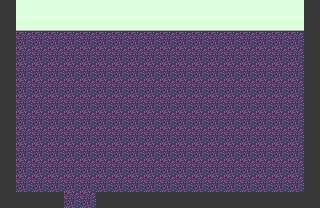

A 2D game scene composited from a Tiled map and its tileset images. What follows is a short description and the map's XML, with every tile layer's data as written:
An orthogonal 20x13 tile map with 16x16 px tiles, 1 tile layer (Background), 3 hidden layers not drawn, 2 tilesets and 1 object.

<map version="1.10" tiledversion="1.11.0" orientation="orthogonal" renderorder="right-down" width="20" height="13" tilewidth="16" tileheight="16" infinite="0" nextlayerid="8" nextobjectid="8">
 <tileset firstgid="1" source="../../Placeholder/tileset/Debug.tsx" />
 <tileset firstgid="11" source="../../Tilesets/Indoor/Office.tsx" />
 <layer id="1" name="GrayBox" width="20" height="13" visible="0">
  <data encoding="csv">
5,5,5,5,5,5,5,5,5,5,5,5,5,5,5,5,5,5,5,5,
5,5,5,5,5,5,5,5,5,5,5,5,5,5,5,5,5,5,5,5,
5,3,3,3,3,3,3,3,3,3,5,5,5,5,5,5,5,5,5,5,
5,5,5,5,5,5,3,3,3,3,3,3,3,3,3,3,3,3,5,5,
5,3,3,3,3,3,3,3,3,3,3,3,3,3,3,3,3,3,5,5,
5,3,3,3,3,3,3,5,5,5,5,3,5,5,5,5,3,3,5,5,
5,3,3,3,3,3,3,3,3,3,3,3,3,3,3,3,3,3,5,5,
5,3,3,3,3,3,3,5,5,5,5,3,5,5,5,5,3,3,5,5,
5,3,3,3,3,3,3,3,3,3,3,3,3,3,3,3,3,3,5,5,
5,3,3,3,3,3,3,5,5,5,5,3,5,5,5,5,3,3,5,5,
5,3,3,3,3,3,3,3,3,3,3,3,3,3,3,3,3,3,5,5,
5,3,3,3,3,3,3,3,3,3,3,3,3,3,3,3,3,3,5,5,
5,5,5,5,3,3,5,5,5,5,5,5,5,5,5,5,5,5,5,5
</data>
 </layer>
 <group id="3" name="Graphics">
  <layer id="4" name="Background" width="20" height="13">
   <properties>
    <property name="unity:SortingLayer" value="Background" />
   </properties>
   <data encoding="csv">
40,93,93,93,93,93,93,93,93,93,93,93,93,93,93,93,93,93,93,40,
40,103,103,103,103,103,103,103,103,103,103,103,103,103,103,103,103,103,103,40,
40,45,45,45,45,45,45,45,45,45,45,45,45,45,45,45,45,45,45,40,
40,45,45,45,45,45,45,45,45,45,45,45,45,45,45,45,45,45,45,40,
40,45,45,45,45,45,45,45,45,45,45,45,45,45,45,45,45,45,45,40,
40,45,45,45,45,45,45,45,45,45,45,45,45,45,45,45,45,45,45,40,
40,45,45,45,45,45,45,45,45,45,45,45,45,45,45,45,45,45,45,40,
40,45,45,45,45,45,45,45,45,45,45,45,45,45,45,45,45,45,45,40,
40,45,45,45,45,45,45,45,45,45,45,45,45,45,45,45,45,45,45,40,
40,45,45,45,45,45,45,45,45,45,45,45,45,45,45,45,45,45,45,40,
40,45,45,45,45,45,45,45,45,45,45,45,45,45,45,45,45,45,45,40,
40,45,45,45,45,45,45,45,45,45,45,45,45,45,45,45,45,45,45,40,
40,40,40,40,45,45,40,40,40,40,40,40,40,40,40,40,40,40,40,40
</data>
  </layer>
  <layer id="6" name="Shelf" width="20" height="13" visible="0">
   <properties>
    <property name="unity:SortingLayer" value="Background" />
   </properties>
   <data encoding="csv">
0,0,0,0,0,0,0,0,0,0,0,0,0,0,0,0,0,0,0,0,
0,0,0,0,0,0,0,0,0,0,0,0,0,0,0,0,0,0,0,0,
0,72,0,0,0,0,0,0,0,0,0,0,0,0,0,0,0,0,0,0,
0,82,82,82,82,83,0,0,0,0,0,0,0,0,0,0,0,0,0,0,
0,0,0,0,0,0,0,0,0,0,0,0,0,0,0,0,0,0,0,0,
0,0,0,0,0,0,0,0,0,0,0,0,0,0,0,0,0,0,0,0,
0,0,0,0,0,0,0,0,0,0,0,0,0,0,0,0,0,0,0,0,
0,0,0,0,0,0,0,0,0,0,0,0,0,0,0,0,0,0,0,0,
0,0,0,0,0,0,0,0,0,0,0,0,0,0,0,0,0,0,0,0,
0,0,0,0,0,0,0,0,0,0,0,0,0,0,0,0,0,0,0,0,
0,0,0,0,0,0,0,0,0,0,0,0,0,0,0,0,0,0,0,0,
0,0,0,0,0,0,0,0,0,0,0,0,0,0,0,0,0,0,0,0,
0,0,0,0,0,0,0,0,0,0,0,0,0,0,0,0,0,0,0,0
</data>
  </layer>
  <layer id="7" name="Desktop" width="20" height="13" visible="0">
   <properties>
    <property name="unity:SortingLayer" value="Foreground" />
   </properties>
   <data encoding="csv">
0,0,0,0,0,0,0,0,0,0,0,0,0,0,0,0,0,0,0,0,
0,0,0,0,0,0,0,0,0,0,0,0,0,0,0,0,0,0,0,0,
0,42,42,42,42,43,0,0,0,0,0,0,0,0,0,0,0,0,0,0,
0,0,0,0,0,0,0,0,0,0,0,0,0,0,0,0,0,0,0,0,
0,0,0,0,0,0,0,0,0,0,0,0,0,0,0,0,0,0,0,0,
0,0,0,0,0,0,0,0,0,0,0,0,0,0,0,0,0,0,0,0,
0,0,0,0,0,0,0,0,0,0,0,0,0,0,0,0,0,0,0,0,
0,0,0,0,0,0,0,0,0,0,0,0,0,0,0,0,0,0,0,0,
0,0,0,0,0,0,0,0,0,0,0,0,0,0,0,0,0,0,0,0,
0,0,0,0,0,0,0,0,0,0,0,0,0,0,0,0,0,0,0,0,
0,0,0,0,0,0,0,0,0,0,0,0,0,0,0,0,0,0,0,0,
0,0,0,0,0,0,0,0,0,0,0,0,0,0,0,0,0,0,0,0,
0,0,0,0,0,0,0,0,0,0,0,0,0,0,0,0,0,0,0,0
</data>
  </layer>
 </group>
 <objectgroup id="2" name="Collisions">
  <object id="1" x="64" y="192">
   <polygon points="0,0 0,16 -64,16 -64,-192 256,-192 256,16 32,16 32,0 240,0 240,-160 -48,-160 -48,0" />
  </object>
 </objectgroup>
</map>
